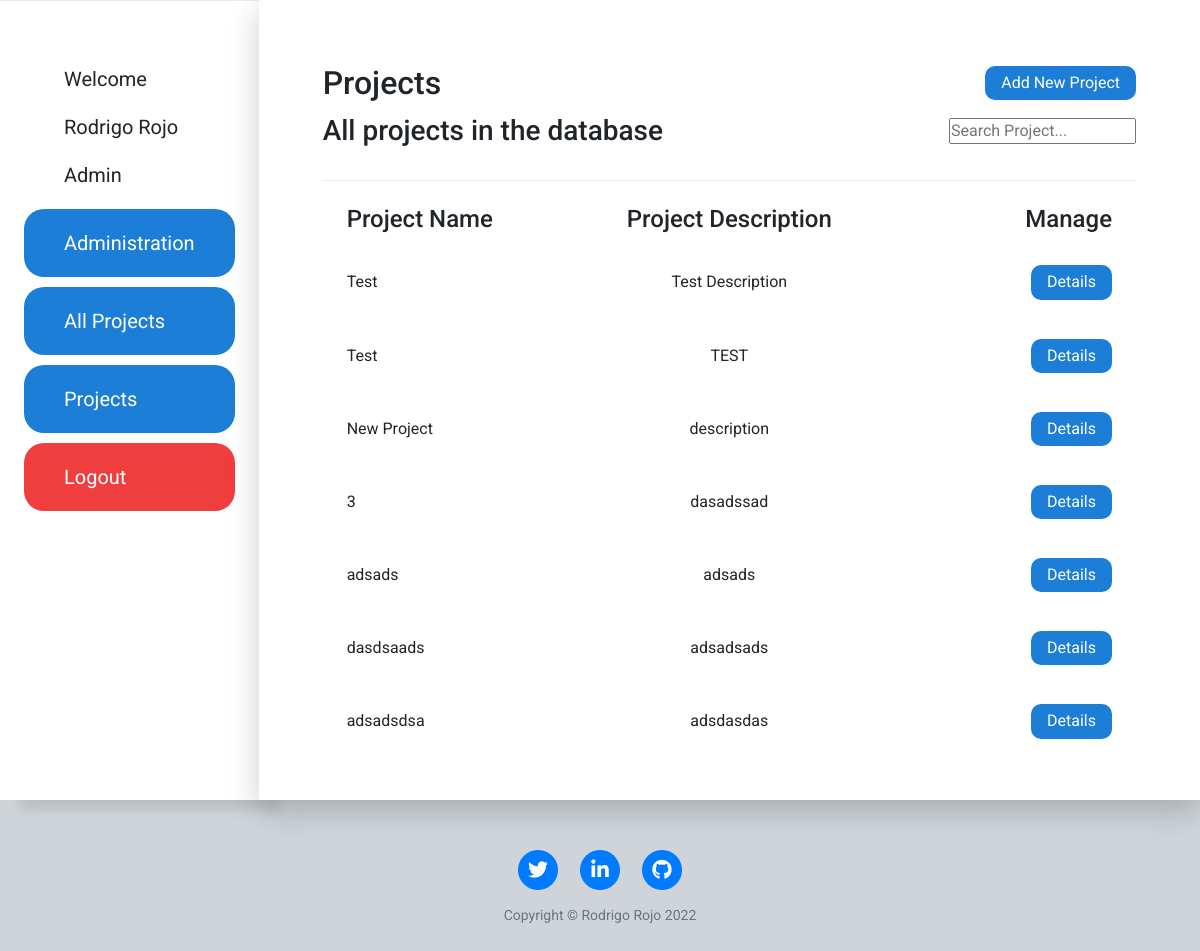
Page /dashboard (signed in) on the earlier database version.
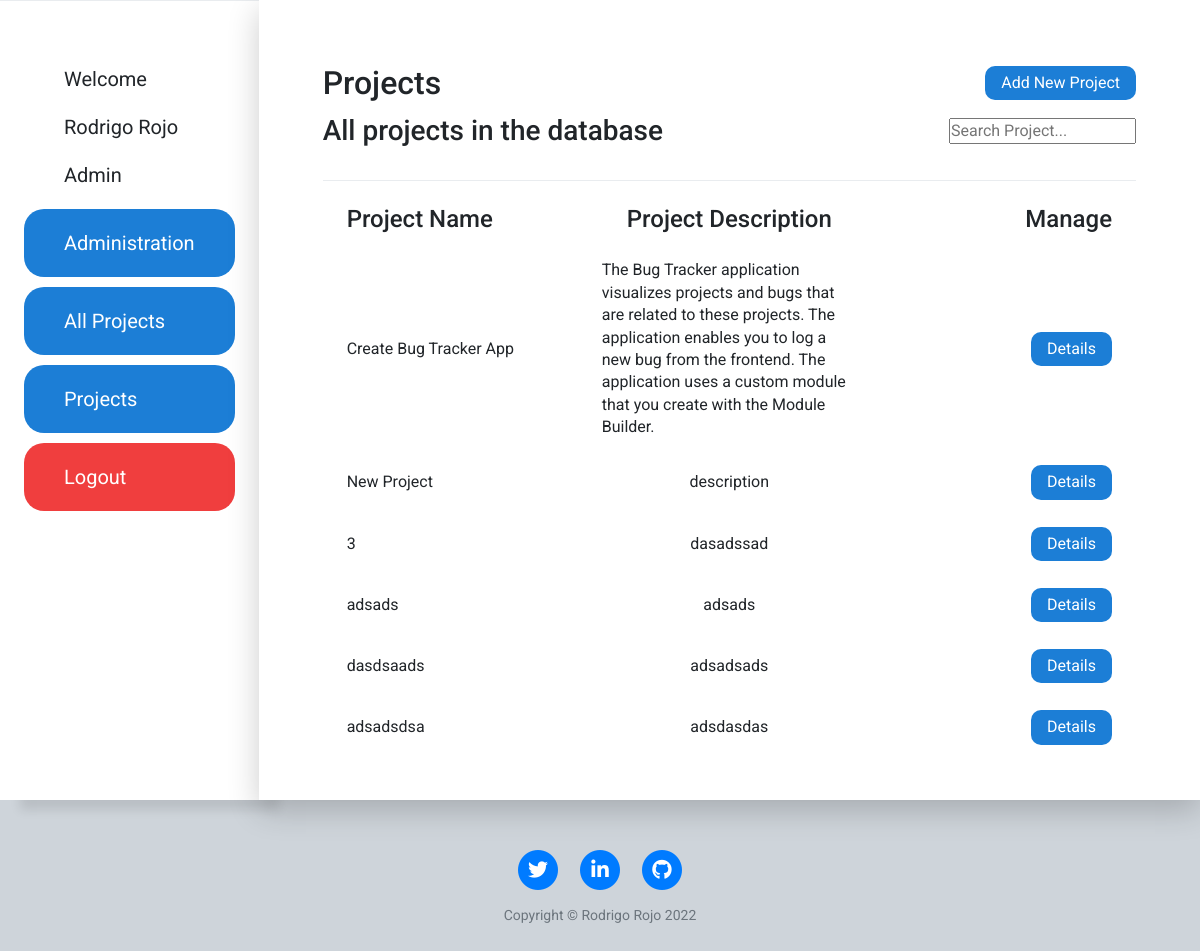
Same page on the later database version.
### tables this page shows
CREATE TABLE project(id integer PRIMARY KEY,name VARCHAR(100),description VARCHAR(250),author VARCHAR(100));

### main.py (the view)
@app.route("/dashboard", methods=["POST", "GET"])
@login_required
def dashboard():
    if current_user.role == "Admin" or current_user.role == "Project Manager":
        projects = account.get_projects()
        return render_template("dashboard.html", projects=projects, year=year)

### account.py (called while the page is built)
def get_projects():
    conn = sqlite3.connect(database="bug_tracker.db")
    cur = conn.cursor()
    sql = ''' SELECT * from project; '''
    cur.execute(sql)
    data = cur.fetchall()
    conn.close()
    return data

### main.py (called while the page is built)
@login_manager.user_loader
def load_user(user_id):
    return User.query.get(user_id)

### templates/dashboard.html (shortened to what this page needs)
{% include "header.html" %}
{% if current_user.role == "Project Manager" or current_user.role == "Admin" %}
<div class="projects flex">
    <div class="project-title grid">
            <h2>Projects</h2>
            <button class="add-project-btn last-item" data-toggle="modal" data-target="#exampleModalCenter">Add New Project</button>
            <h3>All projects in the database</h4>
            <input class="last-item" type="text" id="mySearch" onkeyup="myFunction()" placeholder="Search Project..."
                        title="Type in a category">
    </div>
    <div id="myMenu" class="dashboard grid">
        <div class="project-description grid">
            <h4>Project Name</h4>
            <h4 class="second-item">Project Description</h4>
            <h4 class="last-item">Manage</h4>
        </div>
        <div class="project-data-container scroll grid">
            {% for project in projects %}
            <span class="project-data grid ">
                <p class="projectName">{{project[1]}}</p>
                <p class="projectDescription second-item">{{project[2]}}</p>
                <div class="project-links last-item">
                    <a class="project-details-a" href="{{url_for('project', id=project[0]) }}">Details</a>
                </div>
            </span>
            {% endfor %}
        </div>
    </div>
</div>
{% endif %}
{% include "footer.html" %}

Differences in the rows shown:
removed project: name "Test", description "TEST"
changed project: name "Test" → "Create Bug Tracker App"; description "Test Description" → "The Bug Tracker application visualizes projects and bugs that are related to these projects. The application enables you to log a new bug from the frontend. The application uses a custom module that you create with the Module Builder."
